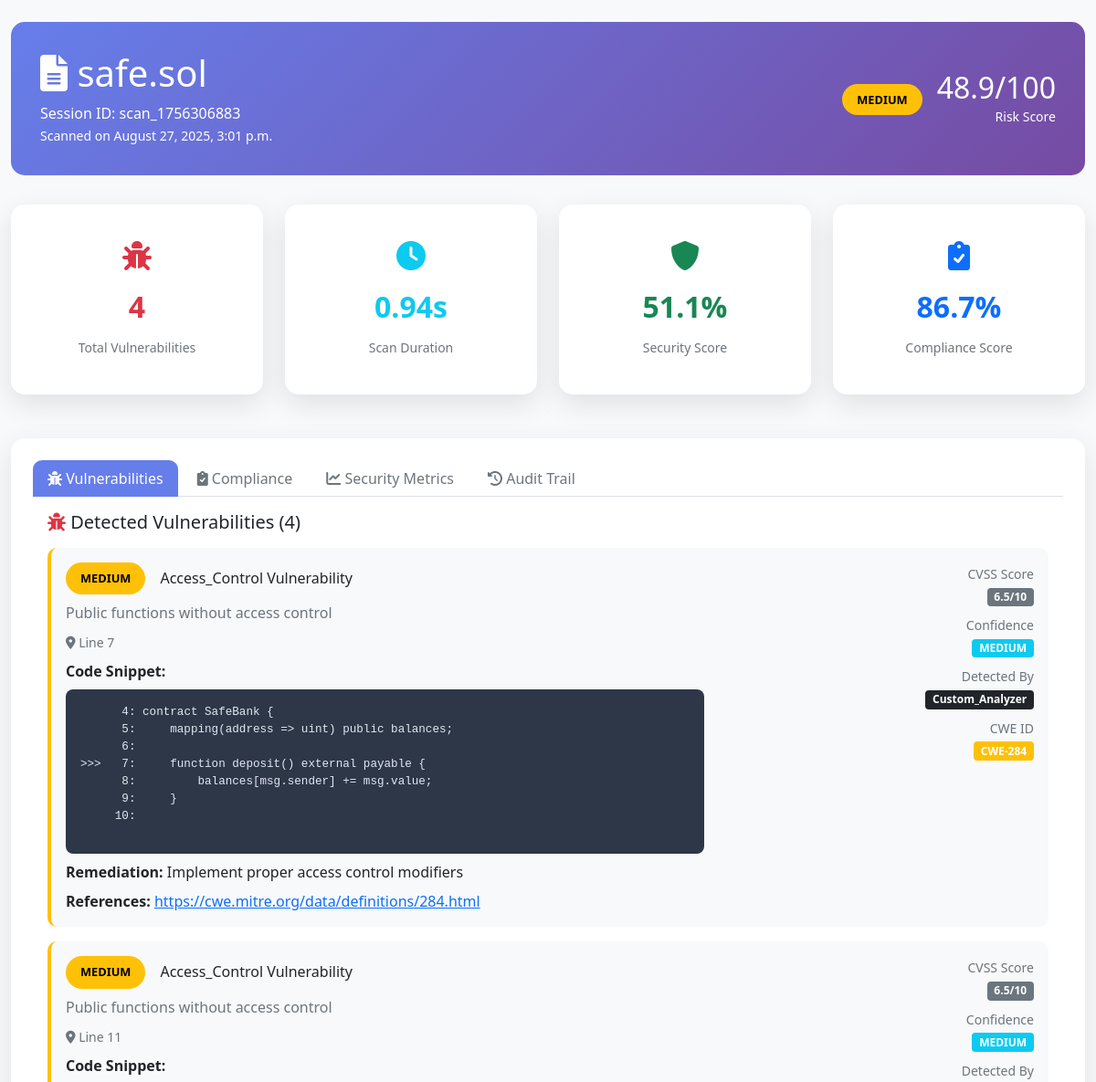
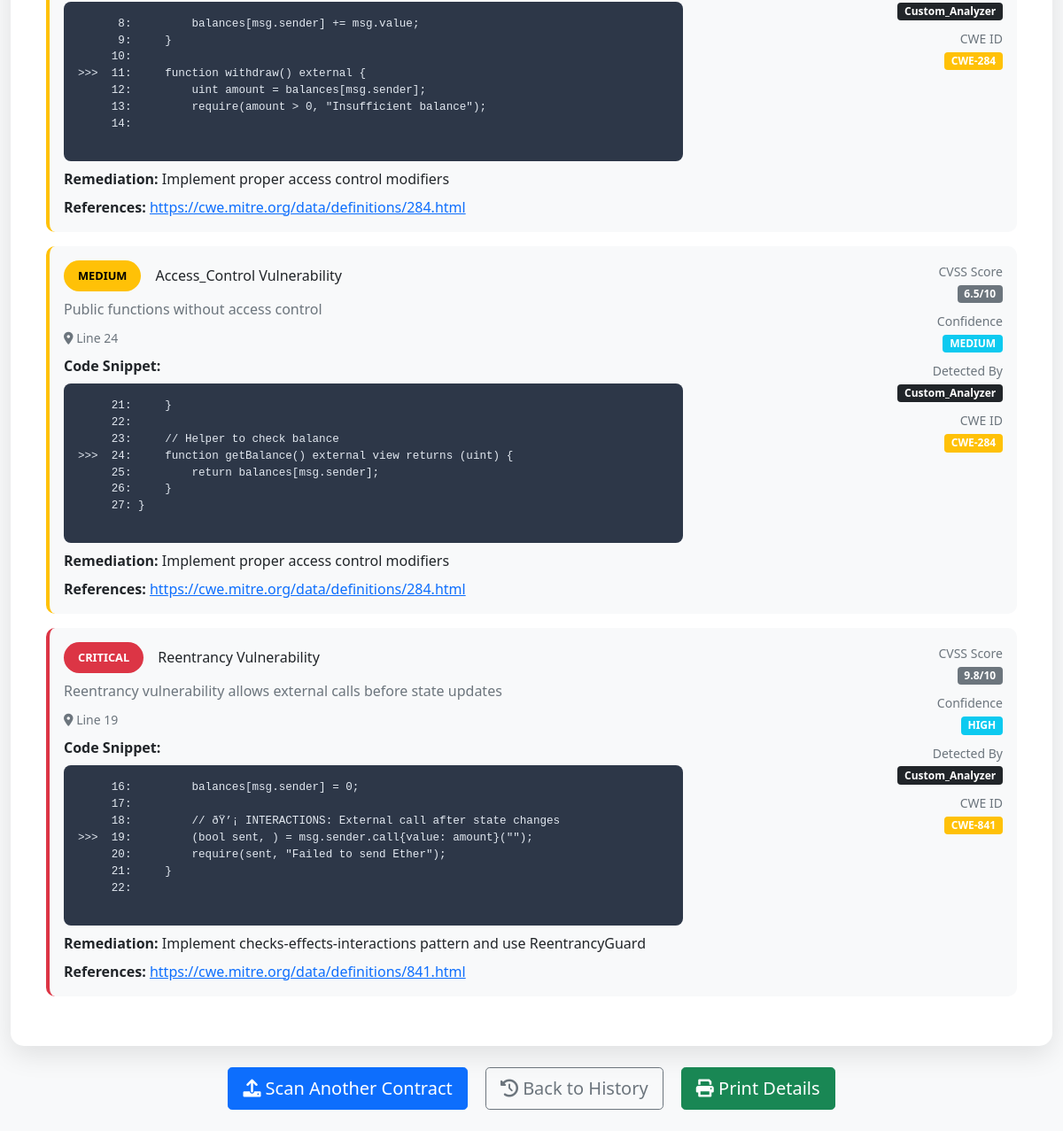
/detail/scan_1756306883/, run on the app's committed database (2 pictures, top to bottom).
### scanner/models.py (models this page shows)
class ScanSession(models.Model):
    id = models.UUIDField(primary_key=True, default=uuid.uuid4, editable=False)
    user = models.ForeignKey(User, on_delete=models.CASCADE, null=True, blank=True)
    session_id = models.CharField(max_length=100, unique=True)
    contract_name = models.CharField(max_length=255)
    contract_hash = models.CharField(max_length=64)  # SHA256 hash of contract
    scan_timestamp = models.DateTimeField(auto_now_add=True)
    scan_duration = models.FloatField(default=0.0)  # in seconds
    risk_score = models.FloatField(default=0.0)  # 0-100 risk assessment
    severity_level = models.CharField(max_length=20, choices=[
        ('LOW', 'Low'),
        ('MEDIUM', 'Medium'),
        ('HIGH', 'High'),
        ('CRITICAL', 'Critical')
    ], default='LOW')
    status = models.CharField(max_length=20, choices=[
        ('PENDING', 'Pending'),
        ('RUNNING', 'Running'),
        ('COMPLETED', 'Completed'),
        ('FAILED', 'Failed')
    ], default='PENDING')
    class Meta:
        ordering = ['-scan_timestamp']

class SecurityMetric(models.Model):
    scan_session = models.OneToOneField(ScanSession, on_delete=models.CASCADE, related_name='security_metrics')
    total_vulnerabilities = models.IntegerField(default=0)
    critical_vulnerabilities = models.IntegerField(default=0)
    high_vulnerabilities = models.IntegerField(default=0)
    medium_vulnerabilities = models.IntegerField(default=0)
    low_vulnerabilities = models.IntegerField(default=0)
    code_complexity = models.FloatField(default=0.0)
    cyclomatic_complexity = models.IntegerField(default=0)
    maintainability_index = models.FloatField(default=0.0)
    security_score = models.FloatField(default=0.0)  # 0-100
    gas_optimization_score = models.FloatField(default=0.0)  # 0-100
    compliance_score = models.FloatField(default=0.0)  # 0-100

class Vulnerability(models.Model):
    id = models.UUIDField(primary_key=True, default=uuid.uuid4, editable=False)
    scan_session = models.ForeignKey(ScanSession, on_delete=models.CASCADE, related_name='vulnerabilities')
    vulnerability_type = models.CharField(max_length=100)
    title = models.CharField(max_length=255)
    description = models.TextField()
    severity = models.CharField(max_length=20, choices=[
        ('LOW', 'Low'),
        ('MEDIUM', 'Medium'),
        ('HIGH', 'High'),
        ('CRITICAL', 'Critical')
    ])
    confidence = models.CharField(max_length=20, choices=[
        ('LOW', 'Low'),
        ('MEDIUM', 'Medium'),
        ('HIGH', 'High')
    ])
    cwe_id = models.CharField(max_length=20, blank=True)  # Common Weakness Enumeration
    cvss_score = models.FloatField(null=True, blank=True)  # Common Vulnerability Scoring System
    line_number = models.IntegerField(null=True, blank=True)
    code_snippet = models.TextField(blank=True)
    remediation = models.TextField()
    references = models.TextField(blank=True)
    detected_by = models.CharField(max_length=50)  # 'slither', 'custom', 'mythril', etc.
    class Meta:
        ordering = ['-severity', '-cvss_score']

### scanner/views.py (the view)
# urls.py: path('detail/<str:session_id>/', views.scan_detail, name='scan_detail'),
def scan_detail(request, session_id):
    scan_session = get_object_or_404(ScanSession, session_id=session_id)
    vulnerabilities = Vulnerability.objects.filter(scan_session=scan_session)
    security_metrics = getattr(scan_session, 'security_metrics', None)
    compliance_checks = ComplianceCheck.objects.filter(scan_session=scan_session)
    audit_trails = AuditTrail.objects.filter(scan_session=scan_session)
    context = {
        'scan_session': scan_session,
        'vulnerabilities': vulnerabilities,
        'security_metrics': security_metrics,
        'compliance_checks': compliance_checks,
        'audit_trails': audit_trails,
    }
    return render(request, 'scanner/detail.html', context)

### scanner/templates/scanner/detail.html (shortened to what this page needs)
<!DOCTYPE html>
<html lang="en">
<head>
    <link href="https://cdn.jsdelivr.net/npm/bootstrap@5.1.3/dist/css/bootstrap.min.css" rel="stylesheet">
    <link href="https://cdnjs.cloudflare.com/ajax/libs/font-awesome/6.0.0/css/all.min.css" rel="stylesheet">
</head>
<body>
    <div class="container-fluid py-4">
        <div class="detail-header">
            <div class="row align-items-center">
                <div class="col-md-8">
                    <h1><i class="fas fa-file-alt"></i> {{ scan_session.contract_name }}</h1>
                    <p class="mb-0">Session ID: {{ scan_session.session_id }}</p>
                    <small>Scanned on {{ scan_session.scan_timestamp|date:"F j, Y, g:i a" }}</small>
                </div>
                <div class="col-md-4 text-end">
                    <div class="d-flex align-items-center justify-content-end">
                        <div class="me-3">
                            <span class="severity-badge severity-{{ scan_session.severity_level|lower }}">
                                {{ scan_session.severity_level }}
                            </span>
                        </div>
                        <div>
                            <h2 class="mb-0">{{ scan_session.risk_score|floatformat:1 }}/100</h2>
                            <small>Risk Score</small>
                        </div>
                    </div>
                </div>
            </div>
        </div>
        <div class="row mb-4">
            <div class="col-lg-3 col-md-6">
                <div class="detail-card">
                    <div class="metric-highlight">
                        <i class="fas fa-bug fa-2x text-danger mb-3"></i>
                        <div class="metric-value text-danger">{{ vulnerabilities|length }}</div>
                        <small class="text-muted">Total Vulnerabilities</small>
                    </div>
                </div>
            </div>
            <div class="col-lg-3 col-md-6">
                <div class="detail-card">
                    <div class="metric-highlight">
                        <i class="fas fa-clock fa-2x text-info mb-3"></i>
                        <div class="metric-value text-info">{{ scan_session.scan_duration|floatformat:2 }}s</div>
                        <small class="text-muted">Scan Duration</small>
                    </div>
                </div>
            </div>
            <div class="col-lg-3 col-md-6">
                <div class="detail-card">
                    <div class="metric-highlight">
                        <i class="fas fa-shield-alt fa-2x text-success mb-3"></i>
                        <div class="metric-value text-success">
                            {% if security_metrics %}
                                {{ security_metrics.security_score|floatformat:1 }}%
                            {% else %}
                                N/A
                            {% endif %}
                        </div>
                        <small class="text-muted">Security Score</small>
                    </div>
                </div>
            </div>
            <div class="col-lg-3 col-md-6">
                <div class="detail-card">
                    <div class="metric-highlight">
                        <i class="fas fa-clipboard-check fa-2x text-primary mb-3"></i>
                        <div class="metric-value text-primary">
                            {% if security_metrics %}
                                {{ security_metrics.compliance_score|floatformat:1 }}%
                            {% else %}
                                N/A
                            {% endif %}
                        </div>
                        <small class="text-muted">Compliance Score</small>
                    </div>
                </div>
            </div>
        </div>
        <div class="detail-card">
            <ul class="nav nav-tabs" id="detailTabs" role="tablist">
                <li class="nav-item" role="presentation">
                    <button class="nav-link active" id="vulnerabilities-tab" data-bs-toggle="tab"
                            data-bs-target="#vulnerabilities" type="button" role="tab">
                        <i class="fas fa-bug"></i> Vulnerabilities
                    </button>
                </li>
                <li class="nav-item" role="presentation">
                    <button class="nav-link" id="compliance-tab" data-bs-toggle="tab"
                            data-bs-target="#compliance" type="button" role="tab">
                        <i class="fas fa-clipboard-check"></i> Compliance
                    </button>
                </li>
                <li class="nav-item" role="presentation">
                    <button class="nav-link" id="metrics-tab" data-bs-toggle="tab"
                            data-bs-target="#metrics" type="button" role="tab">
                        <i class="fas fa-chart-line"></i> Security Metrics
                    </button>
                </li>
                <li class="nav-item" role="presentation">
                    <button class="nav-link" id="audit-tab" data-bs-toggle="tab"
                            data-bs-target="#audit" type="button" role="tab">
                        <i class="fas fa-history"></i> Audit Trail
                    </button>
                </li>
            </ul>
            <div class="tab-content" id="detailTabsContent">
                <div class="tab-pane fade show active" id="vulnerabilities" role="tabpanel">
                    <div class="p-3">
                        <h5 class="mb-3">
                            <i class="fas fa-bug text-danger"></i>
                            Detected Vulnerabilities ({{ vulnerabilities|length }})
                        </h5>
                        {% if vulnerabilities %}
                            {% for vulnerability in vulnerabilities %}
                            <div class="vulnerability-item {{ vulnerability.severity|lower }}">
                                <div class="row">
                                    <div class="col-md-8">
                                        <div class="d-flex align-items-center mb-2">
                                            <span class="severity-badge severity-{{ vulnerability.severity|lower }} me-3">
                                                {{ vulnerability.severity }}
                                            </span>
                                            <h6 class="mb-0">{{ vulnerability.title }}</h6>
                                        </div>
                                        <p class="text-muted mb-2">{{ vulnerability.description }}</p>
                                        {% if vulnerability.line_number %}
                                        <div class="mb-2">
                                            <small class="text-muted">
                                                <i class="fas fa-map-marker-alt"></i> Line {{ vulnerability.line_number }}
                                            </small>
                                        </div>
                                        {% endif %}
                                        {% if vulnerability.code_snippet %}
                                        <div class="mb-2">
                                            <strong>Code Snippet:</strong>
                                            <div class="code-snippet mt-2">
                                                <pre>{{ vulnerability.code_snippet }}</pre>
                                            </div>
                                        </div>
                                        {% endif %}
                                        <div class="mb-2">
                                            <strong>Remediation:</strong> {{ vulnerability.remediation }}
                                        </div>
                                        {% if vulnerability.references %}
                                        <div>
                                            <strong>References:</strong>
                                            <a href="{{ vulnerability.references }}" target="_blank" class="text-primary">
                                                {{ vulnerability.references }}
                                            </a>
                                        </div>
                                        {% endif %}
                                    </div>
                                    <div class="col-md-4">
                                        <div class="text-end">
                                            <div class="mb-2">
                                                <small class="text-muted">CVSS Score</small><br>
                                                <span class="badge bg-secondary">{{ vulnerability.cvss_score|floatformat:1 }}/10</span>
                                            </div>
                                            <div class="mb-2">
                                                <small class="text-muted">Confidence</small><br>
                                                <span class="badge bg-info">{{ vulnerability.confidence }}</span>
                                            </div>
                                            <div class="mb-2">
                                                <small class="text-muted">Detected By</small><br>
                                                <span class="badge bg-dark">{{ vulnerability.detected_by|title }}</span>
                                            </div>
                                            {% if vulnerability.cwe_id %}
                                            <div>
                                                <small class="text-muted">CWE ID</small><br>
                                                <span class="badge bg-warning">{{ vulnerability.cwe_id }}</span>
                                            </div>
                                            {% endif %}
                                        </div>
                                    </div>
                                </div>
                            </div>
                            {% endfor %}
                        {% else %}
                            <div class="alert alert-success">
                                <i class="fas fa-check-circle"></i> No vulnerabilities detected! Your contract appears to be secure.
                            </div>
                        {% endif %}
                    </div>
                </div>
            </div>
        </div>
        <div class="row mt-4">
            <div class="col-lg-12 text-center">
                <a href="{% url 'upload_contract' %}" class="btn btn-primary btn-lg me-3">
                    <i class="fas fa-upload"></i> Scan Another Contract
                </a>
                <a href="{% url 'scan_history' %}" class="btn btn-outline-secondary btn-lg me-3">
                    <i class="fas fa-history"></i> Back to History
                </a>
                <button class="btn btn-success btn-lg" onclick="window.print()">
                    <i class="fas fa-print"></i> Print Details
                </button>
            </div>
        </div>
    </div>
</body>
</html>

### scanner/templates/scanner/detail.html (style rules this page uses)
body { background: #f8f9fa; font-family: 'Segoe UI', Tahoma, Geneva, Verdana, sans-serif; }
.detail-header { background: linear-gradient(135deg, #667eea 0%, #764ba2 100%); color: white; padding: 2rem; border-radius: 15px; margin-bottom: 2rem; }
.detail-card { background: white; border-radius: 15px; padding: 1.5rem; box-shadow: 0 10px 30px rgba(0, 0, 0, 0.1); margin-bottom: 1.5rem; }
.vulnerability-item { background: #f8f9fa; border-radius: 10px; padding: 1rem; margin-bottom: 1rem; border-left: 4px solid; }
.vulnerability-item.critical { border-left-color: #dc3545; }
.vulnerability-item.medium { border-left-color: #ffc107; }
.severity-badge { padding: 0.5rem 1rem; border-radius: 20px; font-weight: 600; font-size: 0.8rem; }
.severity-critical { background: #dc3545; color: white; }
.severity-medium { background: #ffc107; color: black; }
.code-snippet { background: #2d3748; color: #e2e8f0; border-radius: 8px; padding: 1rem; font-family: 'Courier New', monospace; font-size: 0.9rem; overflow-x: auto; }
.metric-highlight { text-align: center; padding: 1rem; }
.metric-value { font-size: 2rem; font-weight: bold; margin-bottom: 0.5rem; }
.nav-tabs .nav-link { border: none; border-radius: 10px 10px 0 0; margin-right: 5px; color: #6c757d; }
.nav-tabs .nav-link.active { background: #667eea; color: white; border: none; }

### data on the page
ScanSession: contract_name "safe.sol", session_id "scan_1756306883", scan_timestamp "August 27, 2025, 3:01 p.m.", severity_level "MEDIUM", risk_score "48.9", scan_duration "0.94"
SecurityMetric: security_score "51.1", compliance_score "86.7"
Vulnerability: severity "MEDIUM", title "Access_Control Vulnerability", description "Public functions without access control", line_number "7", code_snippet "4: contract SafeBank { 5: mapping(address => uint) public balances; 6: >>> 7: function deposit() external payable { 8: balances[msg.sender] += msg.value; 9: } 10:", remediation "Implement proper access control modifiers", references "https://cwe.mitre.org/data/definitions/284.html", cvss_score "6.5", confidence "MEDIUM", detected_by "Custom_Analyzer", cwe_id "CWE-284"
Vulnerability: severity "MEDIUM", title "Access_Control Vulnerability", description "Public functions without access control", line_number "11", code_snippet "8: balances[msg.sender] += msg.value; 9: } 10: >>> 11: function withdraw() external { 12: uint amount = balances[msg.sender]; 13: require(amount > 0, \"Insufficient balance\"); 14:", remediation "Implement proper access control modifiers", references "https://cwe.mitre.org/data/definitions/284.html", cvss_score "6.5", confidence "MEDIUM", detected_by "Custom_Analyzer", cwe_id "CWE-284"
Vulnerability: severity "MEDIUM", title "Access_Control Vulnerability", description "Public functions without access control", line_number "24", code_snippet "21: } 22: 23: // Helper to check balance >>> 24: function getBalance() external view returns (uint) { 25: return balances[msg.sender]; 26: } 27: }", remediation "Implement proper access control modifiers", references "https://cwe.mitre.org/data/definitions/284.html", cvss_score "6.5", confidence "MEDIUM", detected_by "Custom_Analyzer", cwe_id "CWE-284"
Vulnerability: severity "CRITICAL", title "Reentrancy Vulnerability", description "Reentrancy vulnerability allows external calls before state updates", line_number "19", code_snippet "16: balances[msg.sender] = 0; 17: 18: // ðŸ’¡ INTERACTIONS: External call after state changes >>> 19: (bool sent, ) = msg.sender.call{value: amount}(\"\"); 20: require(sent, \"Failed to send Ether\"); 21: } 22:", remediation "Implement checks-effects-interactions pattern and use ReentrancyGuard", references "https://cwe.mitre.org/data/definitions/841.html", cvss_score "9.8", confidence "HIGH", detected_by "Custom_Analyzer", cwe_id "CWE-841"

### other printed values
{{ vulnerabilities|length }} "4"
